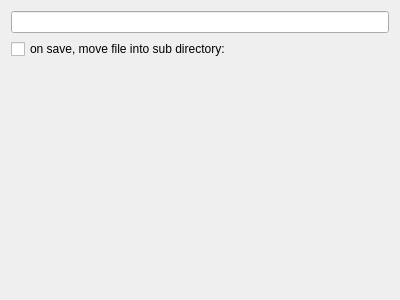
<?xml version="1.0" encoding="UTF-8"?>
<ui version="4.0">
 <class>FilenameWidget</class>
 <widget class="QWidget" name="FilenameWidget">
  <property name="geometry">
   <rect>
    <x>0</x>
    <y>0</y>
    <width>400</width>
    <height>300</height>
   </rect>
  </property>
  <property name="windowTitle">
   <string>Form</string>
  </property>
  <layout class="QVBoxLayout" name="verticalLayout">
   <item>
    <widget class="QLineEdit" name="filenameEdit"/>
   </item>
   <item>
    <layout class="QVBoxLayout" name="filenameButtonLayout"/>
   </item>
   <item>
    <widget class="QCheckBox" name="destinationCheck">
     <property name="text">
      <string>on save, move file into sub directory:</string>
     </property>
    </widget>
   </item>
   <item>
    <layout class="QVBoxLayout" name="destinationButtonLayout"/>
   </item>
   <item>
    <spacer name="verticalSpacer">
     <property name="orientation">
      <enum>Qt::Vertical</enum>
     </property>
     <property name="sizeHint" stdset="0">
      <size>
       <width>20</width>
       <height>40</height>
      </size>
     </property>
    </spacer>
   </item>
  </layout>
 </widget>
 <resources/>
 <connections/>
</ui>
